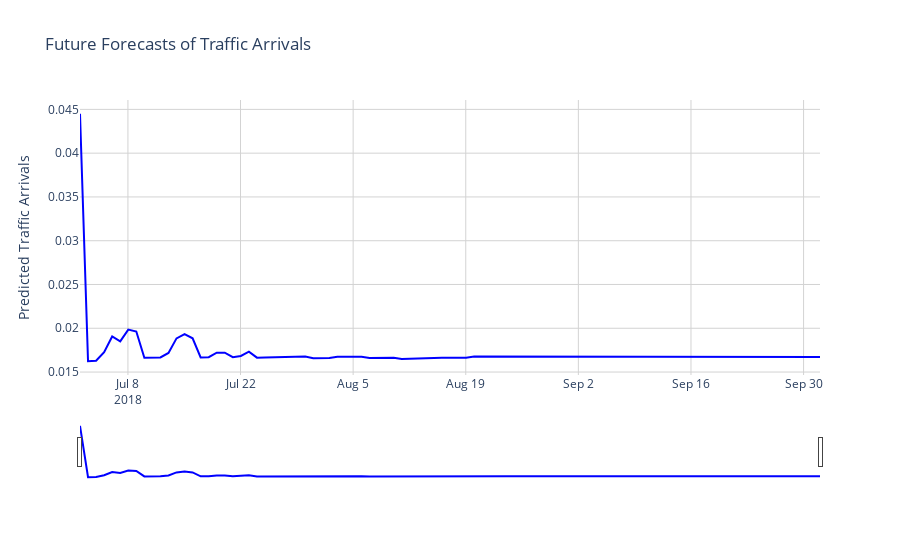

Notebook cell for this chart:
### Code cell
# Create a new figure
fig = go.Figure()

fig.add_trace(go.Scatter(x=future_with_features.index, y=future_with_features['pred'],
                         name='Predicted Traffic Arrivals',
                         line=dict(color='blue', width=2),
                         hovertemplate='<b>Date</b>: %{x|%m-%d-%Y}<br>' +
                                       '<b>Traffic</b>: %{y}<br>' +
                                       '<b>Day of Week</b>: %{x| %A}<extra></extra>'))

fig.update_layout(
    title='Future Forecasts of Traffic Arrivals',
    xaxis=dict(
        rangeslider=dict(visible=True),
        type='date'
    ),
    yaxis_title='Predicted Traffic Arrivals',
    template='plotly_white'
)

fig.update_xaxes(showgrid=True, gridwidth=1, gridcolor='lightgrey')
fig.update_yaxes(showgrid=True, gridwidth=1, gridcolor='lightgrey')

fig.show()
